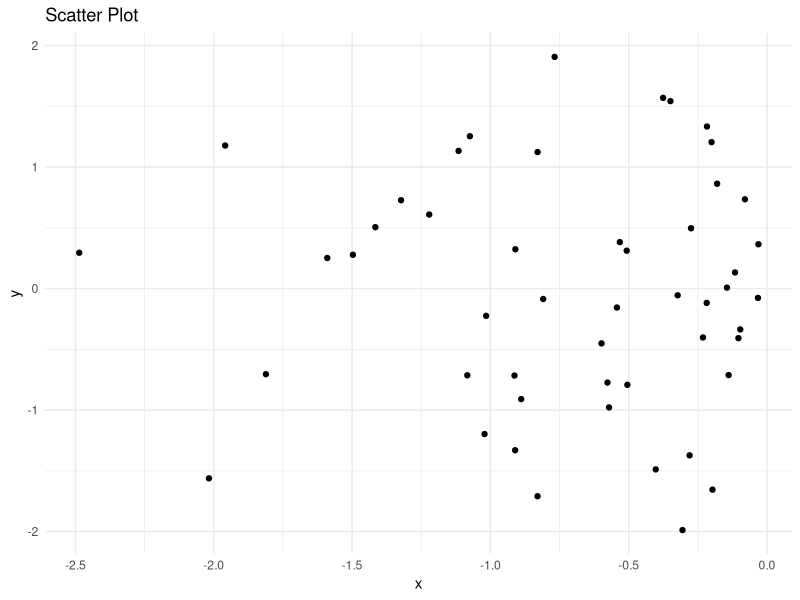
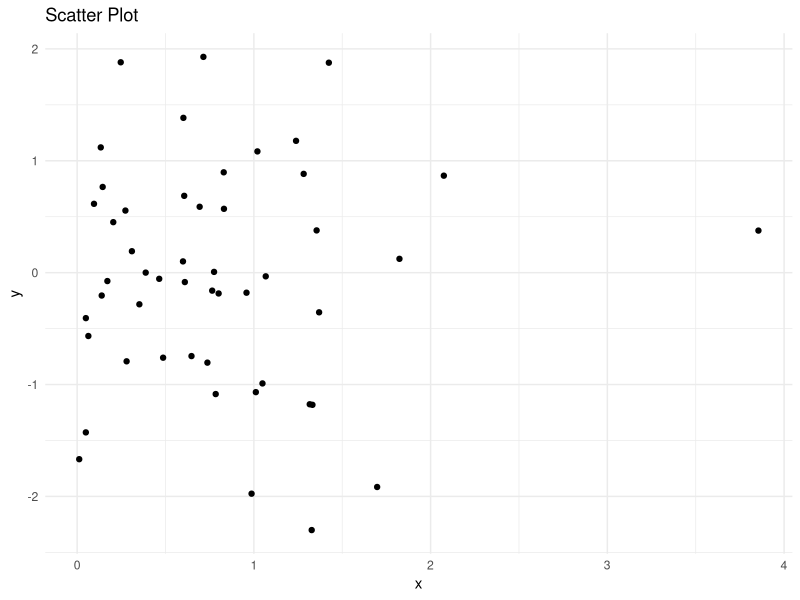
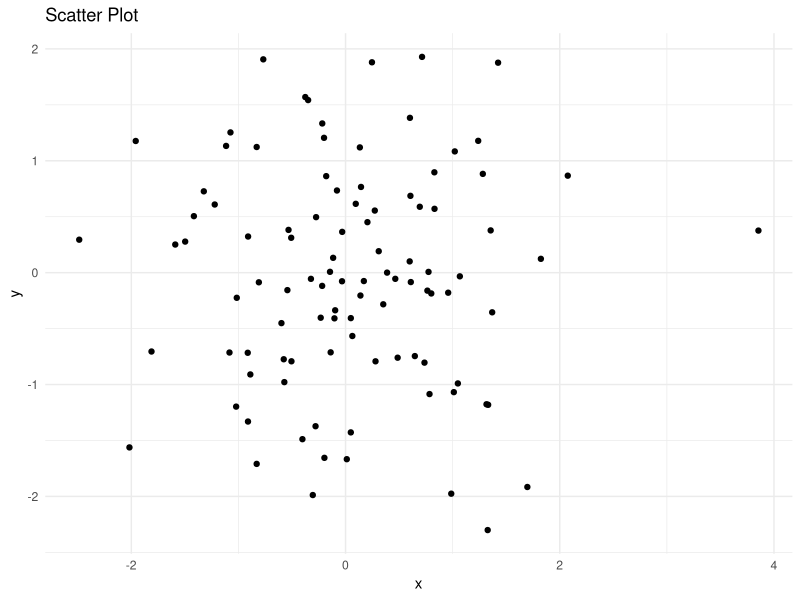
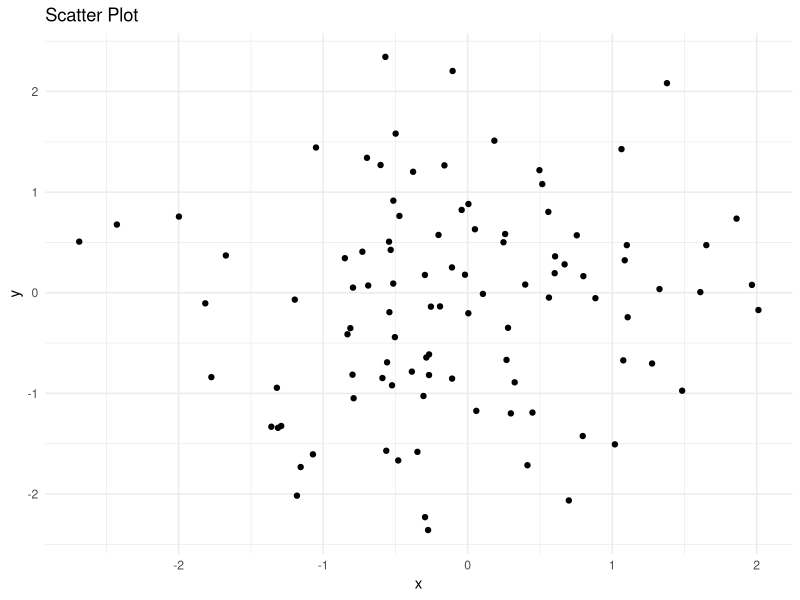

Recreate these plots in R, in order.
## ---- chunk 1
#| label: setup
#| warning: false
#| message: false
#| include: false

library(tidyverse)
library(ggplot2)

knitr::opts_chunk$set(echo = TRUE, warning=FALSE, message=FALSE)
## ---- chunk 2
# Function to plot a scatter plot
scatter <- function(data, x, y, title) {
  # Convert x and y to symbols
  x <- substitute(x)
  y <- substitute(y)
  
  # Create the scatter plot using ggplot2
  plot <- ggplot(data, aes(x = !!x, y = !!y)) +
    geom_point() +
    labs(title = title, x = deparse(x), y = deparse(y)) +
    theme_minimal()
  
  # Print the scatter plot
  print(plot)
}
## ---- chunk 3
# define a dataframe
set.seed(489)  # set seed
x <- rnorm(100)
y <- rnorm(100)
df <- data.frame(x = x, y = y)
## ---- chunk 4
# Apply scatter function to each subset of data
df_list <- split(df, df$x > 0)  # Split data frame based on x > 0
scatter_list <- map(df_list, ~scatter(.x, x, y, title = "Scatter Plot"))
## ---- chunk 5
# Apply scatter function to multiple data frames
df2 <- data.frame(x = rnorm(100), y = rnorm(100))
df_list <- list(df, df2)
scatter_list <- map(df_list, ~scatter(.x, x, y, title = "Scatter Plot"))
